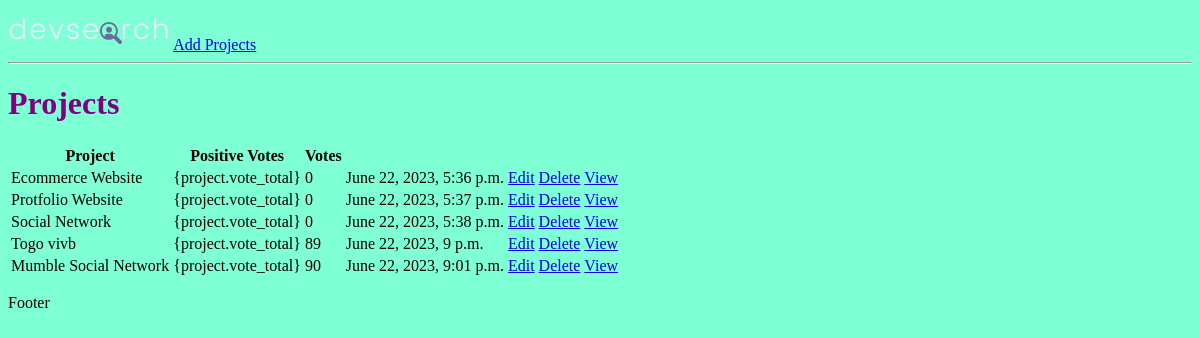
Before: / with the older database file.
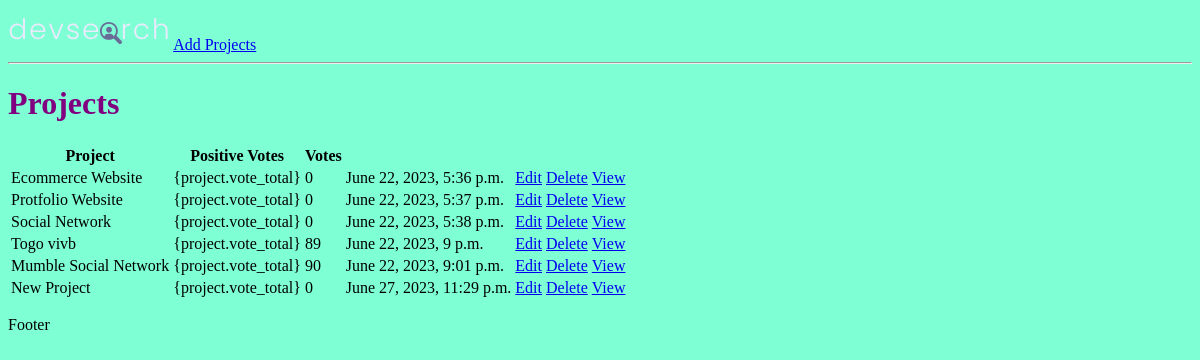
After: the same page with the newer database file.
### projects/models.py (models this page shows, shortened)
class Project(models.Model):
    title = models.CharField(max_length=200)
    description = models.TextField(null = True,blank = True)
    featured_image = models.ImageField(null = True, blank= True,default="default.jpg")
    demo_link = models.CharField(max_length=2000, null=True, blank=True)
    source_link = models.CharField(max_length=2000, null=True, blank=True)
    tags = models.ManyToManyField('Tag',blank=True)
    vote_total = models.IntegerField(default=0,null = True,blank = True)
    vote_ratio = models.IntegerField(default= 0,null= True,blank = True)
    created = models.DateTimeField(auto_now_add=True)
    id = models.UUIDField(default=uuid.uuid4,unique=True,primary_key=True,editable= False)

### projects/views.py (the view)
# urls.py: path('',include('projects.urls'))
def projects(request):
    projects = Project.objects.all()
    context  = {'projects': projects}
    return render(request,'projects/projects.html',context)

### projects/templates/projects/projects.html (shortened to what this page needs)
{% extends 'main.html' %}
{% block content %}
<hr>
<h1>Projects </h1>
<table>
    <tr>
        <th>Project</th>
        <th>Positive Votes</th>
        <th>Votes</th>
        <th></th>
        <th></th>
    </tr>
    {%for project in projects %}
        <tr>
            <td>{{project.title}}</td>
            <td>{project.vote_total}</td>
            <td>{{project.vote_ratio}}</td>
            <td>{{project.created}}</td>
            <td><a href="{% url 'update-project' project.id %}">Edit</a></td>
            <td><a href="{% url 'delete-project' project.id %}">Delete</a></td>
            <td><a href="{% url 'project' project.id %}">View</a></td>
        </tr>
    {% endfor %}
</table>
{% endblock content %}

Changed rows visible on the page:
added Project: title "New Project", vote_ratio "0", created "June 27, 2023, 11:29 p.m."
